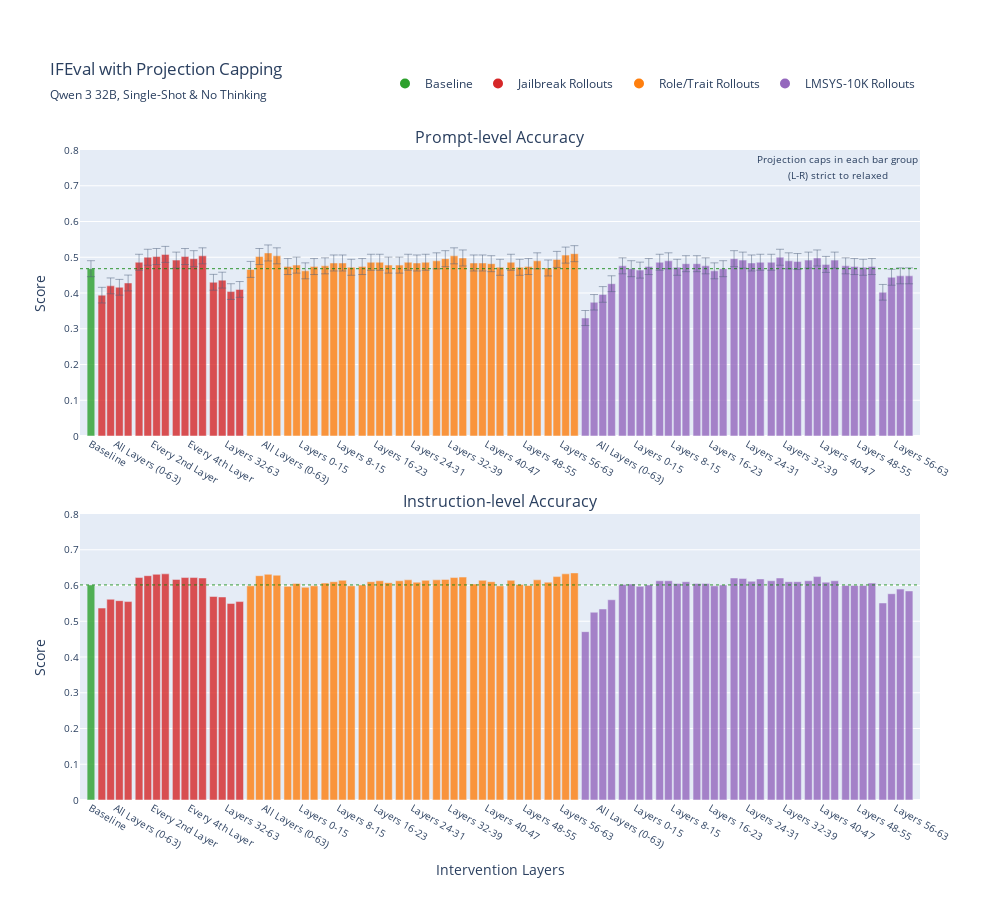

Write notebook code for a chart like this one.
### Code cell
# Filter to single baseline (keeping the one without thinking)

# Plot using modular function
fig = plot_benchmark_results(df, 'ifeval', 
                             title="IFEval with Projection Capping", 
                             subtitle=subtitle,
                             total_layers=total_layers)
fig.show()
#fig.write_html(f"{out_dir}/ifeval.html")

### Figure 1 — Plotly figure (JSON) as saved in the notebook; plotly's stock layout.template omitted (floating-point values rounded to 4 significant figures; data arrays with more than 128 entries replaced by an {"elided": "..."} marker saying what was removed)
{"data": [{"customdata": {"elided": "89x2 str values"}, "error_y": {"array": [0.02234, 0.02187, 0.02209, 0.02206, 0.02215, 0.02237, 0.02238, 0.02238, 0.02238, 0.02238, 0.02238, 0.02238, 0.02238, 0.02216, 0.0222, 0.02197, 0.02202, 0.02233, 0.02238, 0.02238, 0.02238, 0.02235, 0.02236, 0.02232, 0.02235, 0.02236, 0.02237, 0.02237, 0.02235, 0.02235, 0.02237, 0.02237, 0.02236, 0.02236, 0.02237, 0.02237, 0.02237, 0.02238, 0.02238, 0.02238, 0.02238, 0.02237, 0.02237, 0.02237, 0.02235, 0.02237, 0.02235, 0.02235, 0.02238, 0.02234, 0.02238, 0.02238, 0.02238, 0.02105, 0.02166, 0.02189, 0.02214, 0.02236, 0.02234, 0.02232, 0.02235, 0.02237, 0.02238, 0.02235, 0.02237, 0.02237, 0.02236, 0.02232, 0.02234, 0.02238, 0.02238, 0.02237, 0.02237, 0.02237, 0.02238, 0.02238, 0.02238, 0.02238, 0.02238, 0.02237, 0.02238, 0.02236, 0.02235, 0.02235, 0.02235, 0.02195, 0.02224, 0.02226, 0.02226], "thickness": 0.5, "type": "data", "visible": true}, "hovertemplate": "%{customdata[0]}<br>Config: %{customdata[1]}<br>Value: %{y:.1%}<extra></extra>", "marker": {"color": ["#2ca02c", "#d62728", "#d62728", "#d62728", "#d62728", "#d62728", "#d62728", "#d62728", "#d62728", "#d62728", "#d62728", "#d62728", "#d62728", "#d62728", "#d62728", "#d62728", "#d62728", "#ff7f0e", "#ff7f0e", "#ff7f0e", "#ff7f0e", "#ff7f0e", "#ff7f0e", "#ff7f0e", "#ff7f0e", "#ff7f0e", "#ff7f0e", "#ff7f0e", "#ff7f0e", "#ff7f0e", "#ff7f0e", "#ff7f0e", "#ff7f0e", "#ff7f0e", "#ff7f0e", "#ff7f0e", "#ff7f0e", "#ff7f0e", "#ff7f0e", "#ff7f0e", "#ff7f0e", "#ff7f0e", "#ff7f0e", "#ff7f0e", "#ff7f0e", "#ff7f0e", "#ff7f0e", "#ff7f0e", "#ff7f0e", "#ff7f0e", "#ff7f0e", "#ff7f0e", "#ff7f0e", "#9467bd", "#9467bd", "#9467bd", "#9467bd", "#9467bd", "#9467bd", "#9467bd", "#9467bd", "#9467bd", "#9467bd", "#9467bd", "#9467bd", "#9467bd", "#9467bd", "#9467bd", "#9467bd", "#9467bd", "#9467bd", "#9467bd", "#9467bd", "#9467bd", "#9467bd", "#9467bd", "#9467bd", "#9467bd", "#9467bd", "#9467bd", "#9467bd", "#9467bd", "#9467bd", "#9467bd", "#9467bd", "#9467bd", "#9467bd", "#9467bd", "#9467bd"]}, "name": "Prompt-level Accuracy", "opacity": 0.8, "showlegend": false, "type": "bar", "width": 0.35, "x": [0, 0.5, 0.9, 1.3, 1.7, 2.2, 2.6, 3.0, 3.4, 3.9, 4.3, 4.7, 5.1, 5.6, 6.0, 6.4, 6.8, 7.3, 7.7, 8.1, 8.5, 9.0, 9.4, 9.8, 10.2, 10.7, 11.1, 11.5, 11.9, 12.4, 12.8, 13.2, 13.6, 14.1, 14.5, 14.9, 15.3, 15.8, 16.2, 16.6, 17.0, 17.5, 17.9, 18.3, 18.7, 19.2, 19.6, 20.0, 20.4, 20.9, 21.3, 21.7, 22.1, 22.6, 23.0, 23.4, 23.8, 24.3, 24.7, 25.1, 25.5, 26.0, 26.4, 26.8, 27.2, 27.7, 28.1, 28.5, 28.9, 29.4, 29.8, 30.2, 30.6, 31.1, 31.5, 31.9, 32.3, 32.8, 33.2, 33.6, 34.0, 34.5, 34.9, 35.3, 35.7, 36.2, 36.6, 37.0, 37.4], "xaxis": "x", "y": [0.468, 0.394, 0.42, 0.416, 0.428, 0.486, 0.5, 0.502, 0.508, 0.492, 0.502, 0.496, 0.504, 0.43, 0.436, 0.404, 0.41, 0.466, 0.502, 0.512, 0.504, 0.474, 0.478, 0.462, 0.474, 0.476, 0.484, 0.484, 0.472, 0.474, 0.486, 0.486, 0.478, 0.478, 0.486, 0.484, 0.486, 0.49, 0.496, 0.504, 0.498, 0.484, 0.484, 0.482, 0.472, 0.486, 0.472, 0.474, 0.49, 0.47, 0.494, 0.506, 0.51, 0.33, 0.374, 0.396, 0.426, 0.476, 0.468, 0.464, 0.474, 0.486, 0.49, 0.472, 0.482, 0.482, 0.476, 0.462, 0.468, 0.496, 0.492, 0.484, 0.486, 0.486, 0.5, 0.49, 0.488, 0.492, 0.498, 0.48, 0.492, 0.476, 0.474, 0.472, 0.474, 0.402, 0.444, 0.448, 0.448], "yaxis": "y"}, {"customdata": {"elided": "89x2 str values"}, "hovertemplate": "%{customdata[0]}<br>Config: %{customdata[1]}<br>Value: %{y:.1%}<extra></extra>", "marker": {"color": ["#2ca02c", "#d62728", "#d62728", "#d62728", "#d62728", "#d62728", "#d62728", "#d62728", "#d62728", "#d62728", "#d62728", "#d62728", "#d62728", "#d62728", "#d62728", "#d62728", "#d62728", "#ff7f0e", "#ff7f0e", "#ff7f0e", "#ff7f0e", "#ff7f0e", "#ff7f0e", "#ff7f0e", "#ff7f0e", "#ff7f0e", "#ff7f0e", "#ff7f0e", "#ff7f0e", "#ff7f0e", "#ff7f0e", "#ff7f0e", "#ff7f0e", "#ff7f0e", "#ff7f0e", "#ff7f0e", "#ff7f0e", "#ff7f0e", "#ff7f0e", "#ff7f0e", "#ff7f0e", "#ff7f0e", "#ff7f0e", "#ff7f0e", "#ff7f0e", "#ff7f0e", "#ff7f0e", "#ff7f0e", "#ff7f0e", "#ff7f0e", "#ff7f0e", "#ff7f0e", "#ff7f0e", "#9467bd", "#9467bd", "#9467bd", "#9467bd", "#9467bd", "#9467bd", "#9467bd", "#9467bd", "#9467bd", "#9467bd", "#9467bd", "#9467bd", "#9467bd", "#9467bd", "#9467bd", "#9467bd", "#9467bd", "#9467bd", "#9467bd", "#9467bd", "#9467bd", "#9467bd", "#9467bd", "#9467bd", "#9467bd", "#9467bd", "#9467bd", "#9467bd", "#9467bd", "#9467bd", "#9467bd", "#9467bd", "#9467bd", "#9467bd", "#9467bd", "#9467bd"]}, "name": "Instruction-level Accuracy", "opacity": 0.8, "showlegend": false, "type": "bar", "width": 0.35, "x": [0, 0.5, 0.9, 1.3, 1.7, 2.2, 2.6, 3.0, 3.4, 3.9, 4.3, 4.7, 5.1, 5.6, 6.0, 6.4, 6.8, 7.3, 7.7, 8.1, 8.5, 9.0, 9.4, 9.8, 10.2, 10.7, 11.1, 11.5, 11.9, 12.4, 12.8, 13.2, 13.6, 14.1, 14.5, 14.9, 15.3, 15.8, 16.2, 16.6, 17.0, 17.5, 17.9, 18.3, 18.7, 19.2, 19.6, 20.0, 20.4, 20.9, 21.3, 21.7, 22.1, 22.6, 23.0, 23.4, 23.8, 24.3, 24.7, 25.1, 25.5, 26.0, 26.4, 26.8, 27.2, 27.7, 28.1, 28.5, 28.9, 29.4, 29.8, 30.2, 30.6, 31.1, 31.5, 31.9, 32.3, 32.8, 33.2, 33.6, 34.0, 34.5, 34.9, 35.3, 35.7, 36.2, 36.6, 37.0, 37.4], "xaxis": "x2", "y": [0.6016, 0.5369, 0.5614, 0.5576, 0.555, 0.6223, 0.6274, 0.6313, 0.6326, 0.6171, 0.6223, 0.6223, 0.621, 0.5692, 0.5679, 0.5498, 0.555, 0.599, 0.6274, 0.6313, 0.6287, 0.5977, 0.6054, 0.5951, 0.599, 0.6067, 0.6106, 0.6145, 0.599, 0.6016, 0.6106, 0.6132, 0.608, 0.6132, 0.6158, 0.6093, 0.6145, 0.6158, 0.6171, 0.6223, 0.6235, 0.6041, 0.6145, 0.6106, 0.599, 0.6145, 0.6028, 0.6003, 0.6158, 0.6093, 0.6248, 0.6326, 0.6352, 0.4709, 0.5252, 0.5343, 0.5602, 0.6028, 0.6041, 0.5977, 0.6016, 0.6132, 0.6132, 0.6054, 0.6106, 0.6054, 0.6054, 0.599, 0.6016, 0.621, 0.6197, 0.6119, 0.6184, 0.6132, 0.621, 0.6106, 0.6106, 0.6132, 0.6248, 0.6093, 0.6132, 0.6003, 0.6003, 0.6003, 0.6067, 0.5511, 0.577, 0.5899, 0.5847], "yaxis": "y2"}, {"marker": {"color": "#2ca02c", "size": 10}, "mode": "markers", "name": "Baseline", "showlegend": true, "type": "scatter", "x": [null], "xaxis": "x", "y": [null], "yaxis": "y"}, {"marker": {"color": "#d62728", "size": 10}, "mode": "markers", "name": "Jailbreak Rollouts", "showlegend": true, "type": "scatter", "x": [null], "xaxis": "x", "y": [null], "yaxis": "y"}, {"marker": {"color": "#ff7f0e", "size": 10}, "mode": "markers", "name": "Role/Trait Rollouts", "showlegend": true, "type": "scatter", "x": [null], "xaxis": "x", "y": [null], "yaxis": "y"}, {"marker": {"color": "#9467bd", "size": 10}, "mode": "markers", "name": "LMSYS-10K Rollouts", "showlegend": true, "type": "scatter", "x": [null], "xaxis": "x", "y": [null], "yaxis": "y"}], "layout": {"annotations": [{"font": {"size": 16}, "showarrow": false, "text": "Prompt-level Accuracy", "x": 0.5, "xanchor": "center", "xref": "paper", "y": 1, "yanchor": "bottom", "yref": "paper"}, {"font": {"size": 16}, "showarrow": false, "text": "Instruction-level Accuracy", "x": 0.5, "xanchor": "center", "xref": "paper", "y": 0.44, "yanchor": "bottom", "yref": "paper"}, {"showarrow": false, "text": "<span style='font-size:10px'>Projection caps in each bar group<br>(L-R) strict to relaxed</span>", "x": 1, "xanchor": "right", "xref": "paper", "y": 1, "yanchor": "top", "yref": "paper"}], "height": 900, "legend": {"orientation": "h", "x": 1, "xanchor": "right", "y": 1.08, "yanchor": "bottom"}, "margin": {"b": 100, "t": 150}, "shapes": [{"line": {"color": "green", "dash": "dot", "width": 1}, "opacity": 0.8, "type": "line", "x0": 0, "x1": 1, "xref": "x domain", "y0": 0.468, "y1": 0.468, "yref": "y"}, {"line": {"color": "green", "dash": "dot", "width": 1}, "opacity": 0.8, "type": "line", "x0": 0, "x1": 1, "xref": "x2 domain", "y0": 0.6016, "y1": 0.6016, "yref": "y2"}], "title": {"subtitle": {"text": "Qwen 3 32B, Single-Shot & No Thinking"}, "text": "IFEval with Projection Capping"}, "width": 1000, "xaxis": {"anchor": "y", "domain": [0, 1], "range": [-0.5, 37.9], "tickfont": {"size": 10}, "tickmode": "array", "ticktext": ["Baseline", "All Layers (0-63)", "Every 2nd Layer", "Every 4th Layer", "Layers 32-63", "All Layers (0-63)", "Layers 0-15", "Layers 8-15", "Layers 16-23", "Layers 24-31", "Layers 32-39", "Layers 40-47", "Layers 48-55", "Layers 56-63", "All Layers (0-63)", "Layers 0-15", "Layers 8-15", "Layers 16-23", "Layers 24-31", "Layers 32-39", "Layers 40-47", "Layers 48-55", "Layers 56-63"], "tickvals": [0, 1.1, 2.8, 4.5, 6.2, 7.9, 9.6, 11.3, 13.0, 14.7, 16.4, 18.1, 19.8, 21.5, 23.2, 24.9, 26.6, 28.3, 30.0, 31.7, 33.4, 35.1, 36.8]}, "xaxis2": {"anchor": "y2", "domain": [0, 1], "range": [-0.5, 37.9], "tickfont": {"size": 10}, "tickmode": "array", "ticktext": ["Baseline", "All Layers (0-63)", "Every 2nd Layer", "Every 4th Layer", "Layers 32-63", "All Layers (0-63)", "Layers 0-15", "Layers 8-15", "Layers 16-23", "Layers 24-31", "Layers 32-39", "Layers 40-47", "Layers 48-55", "Layers 56-63", "All Layers (0-63)", "Layers 0-15", "Layers 8-15", "Layers 16-23", "Layers 24-31", "Layers 32-39", "Layers 40-47", "Layers 48-55", "Layers 56-63"], "tickvals": [0, 1.1, 2.8, 4.5, 6.2, 7.9, 9.6, 11.3, 13.0, 14.7, 16.4, 18.1, 19.8, 21.5, 23.2, 24.9, 26.6, 28.3, 30.0, 31.7, 33.4, 35.1, 36.8], "title": {"text": "Intervention Layers"}}, "yaxis": {"anchor": "x", "domain": [0.56, 1], "range": [0, 0.8], "tickfont": {"size": 10}, "title": {"text": "Score"}}, "yaxis2": {"anchor": "x2", "domain": [0, 0.44], "range": [0, 0.8], "tickfont": {"size": 10}, "title": {"text": "Score"}}}}
